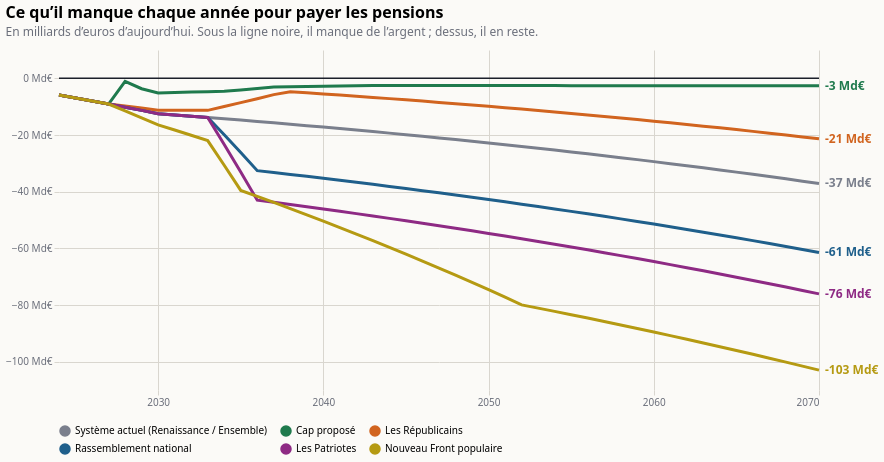

Express this chart as Vega-Lite.
### Vega-Lite specification from a JSON file in a GitHub repository (floating-point values rounded to 4 significant figures; data arrays with more than 128 entries replaced by an {"elided": "..."} marker saying what was removed)
{"$schema": "https://vega.github.io/schema/vega-lite/v6.json", "title": {"text": "Ce qu’il manque chaque année pour payer les pensions", "subtitle": "En milliards d’euros d’aujourd’hui. Sous la ligne noire, il manque de l’argent ; dessus, il en reste.", "anchor": "start", "fontSize": 16, "subtitleColor": "#6b6f7b", "subtitlePadding": 6, "offset": 12}, "background": "#fbfaf7", "config": {"font": "system-ui, sans-serif", "axis": {"gridColor": "#d9d6cf", "labelColor": "#6b6f7b", "domain": false, "tickColor": "#d9d6cf"}, "legend": {"orient": "bottom", "columns": 3, "labelLimit": 800, "symbolOpacity": 1}, "view": {"stroke": null}}, "width": 760, "height": 340, "data": {"values": {"elided": "282 records"}}, "encoding": {"x": {"field": "annee", "type": "quantitative", "scale": {"domain": [2024, 2070]}, "axis": {"format": "d", "title": null, "values": [2030, 2040, 2050, 2060, 2070]}}, "y": {"field": "valeur", "type": "quantitative", "scale": {"zero": true, "padding": 12}, "axis": {"title": null, "labelExpr": "replace(format(datum.value, ',.0f'), ',', ' ') + ' Md€'", "tickCount": 7}}, "color": {"field": "programme", "type": "nominal", "title": null, "sort": ["Système actuel (Renaissance / Ensemble)", "Cap proposé", "Les Républicains", "Rassemblement national", "Les Patriotes", "Nouveau Front populaire"], "scale": {"domain": ["Système actuel (Renaissance / Ensemble)", "Cap proposé", "Les Républicains", "Rassemblement national", "Les Patriotes", "Nouveau Front populaire"], "range": ["#7a7f8c", "#1f7a4d", "#d1641f", "#1f5f8b", "#8e2a84", "#b59a12"]}, "legend": {"orient": "bottom", "columns": 3, "labelLimit": 760}}}, "layer": [{"mark": {"type": "line", "strokeWidth": 3}}, {"data": {"values": [{"y": 0}]}, "mark": {"type": "rule", "strokeWidth": 1.5}, "encoding": {"x": {"value": 0}, "x2": {"value": 760}, "y": {"field": "y", "type": "quantitative"}, "color": {"value": "#1b1f2a"}}}, {"data": {"values": [{"annee": 2070, "programme": "Système actuel (Renaissance / Ensemble)", "valeur": -37.11, "etiquette": "-37 Md€"}, {"annee": 2070, "programme": "Cap proposé", "valeur": -2.644, "etiquette": "-3 Md€"}, {"annee": 2070, "programme": "Les Républicains", "valeur": -21.34, "etiquette": "-21 Md€"}, {"annee": 2070, "programme": "Rassemblement national", "valeur": -61.47, "etiquette": "-61 Md€"}, {"annee": 2070, "programme": "Les Patriotes", "valeur": -76.08, "etiquette": "-76 Md€"}, {"annee": 2070, "programme": "Nouveau Front populaire", "valeur": -103.0, "etiquette": "-103 Md€"}]}, "mark": {"type": "text", "align": "left", "dx": 6, "fontSize": 12, "fontWeight": "bold"}, "encoding": {"text": {"field": "etiquette"}}}]}
